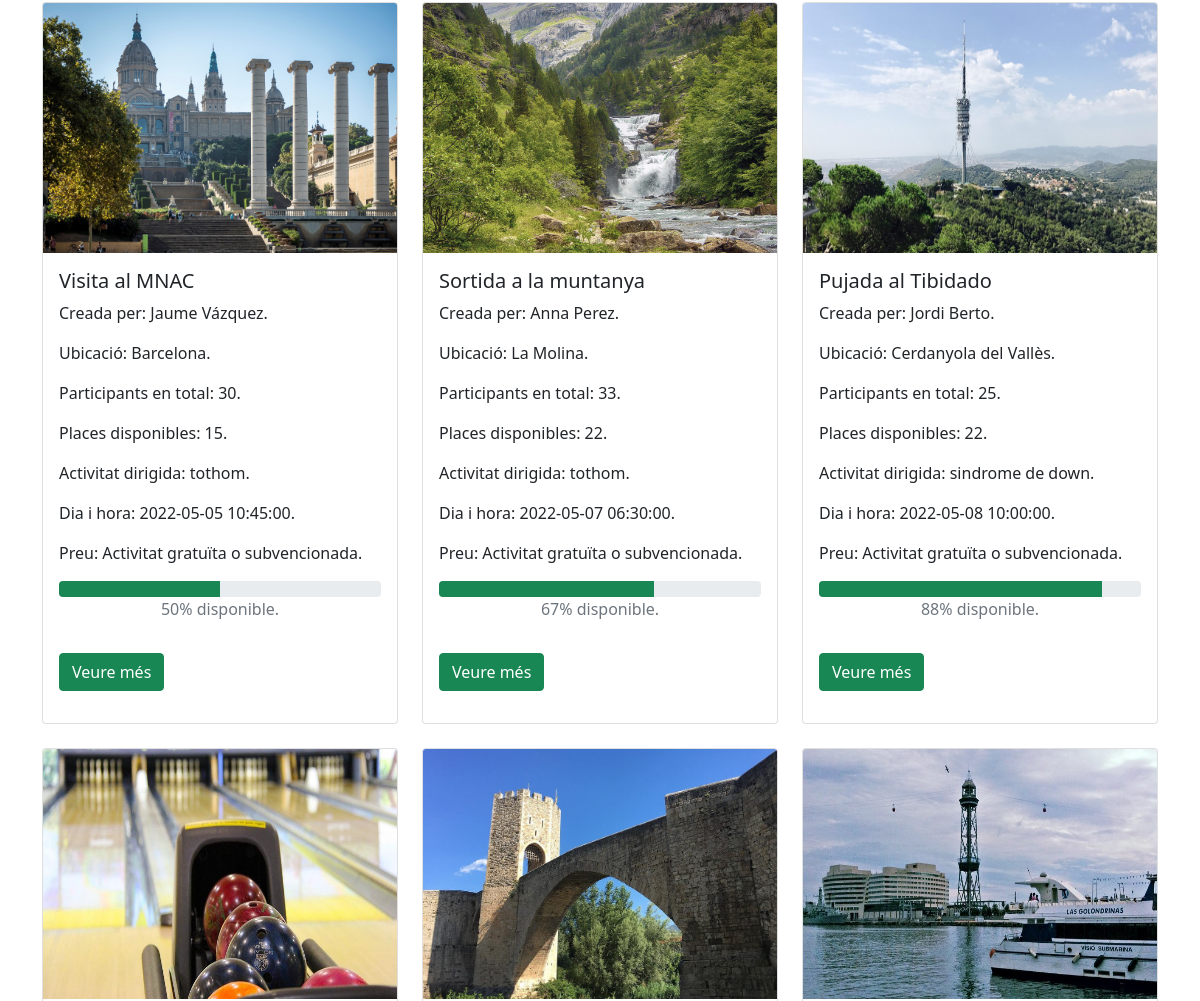
/Projecte3/index.php (middle part), run on an earlier commit of the app's database.
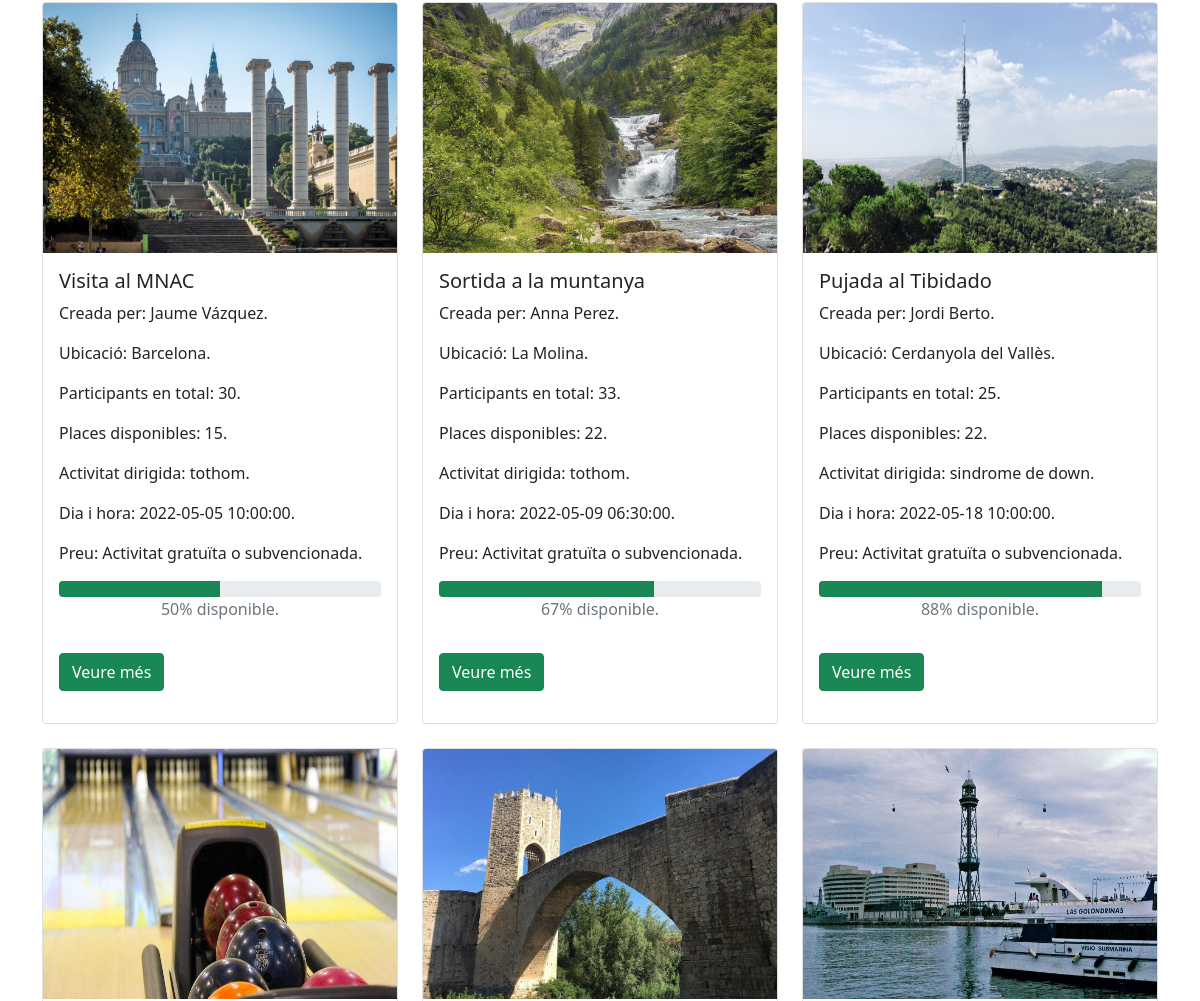
And on a later commit of the database.
### tables this page shows
CREATE TABLE `activitat` (
  `id` int(11) NOT NULL,
  `id_usuari` int(11) NOT NULL,
  `nom` varchar(50) NOT NULL,
  `ubicacio` varchar(50) NOT NULL,
  `descripcio` text NOT NULL,
  `duracio` int(11) NOT NULL,
  `numero_participants` int(11) NOT NULL,
  `participants_disponibles` int(11) NOT NULL,
  `discapacitat_dirigida` varchar(50) NOT NULL,
  `dia_hora` datetime NOT NULL,
  `preu` int(11) NOT NULL,
  `imatge` varchar(100) NOT NULL,
  `esta_acceptada` int(11) NOT NULL
);

### Projecte3/index.php (the view, shortened to what the changed rows need)
<?php
    include "servidor/connexio.php";
?>
<!doctype html>
<html lang="es">
<head>
    <?php
        include "codi_repetit/head.php";
    ?>
</head>
<body>
    <main>
        <div class="container">
            <section id="activitats">
                <div class="row">
                    <?php
                        $data_ara = date("Y-m-d H:i:s");
                        $sql = "SELECT * FROM activitat WHERE dia_hora >= '$data_ara' AND esta_acceptada = 1 AND participants_disponibles > 0 ORDER BY dia_hora ASC LIMIT 6";
                        $result = $connexio->query($sql);
                        if ($result->num_rows > 0) {
                            while($row = $result->fetch_assoc()) {
                                ?>
                                    <div class="col-lg-4 mb-4">
                                        <div class="card">
                                            <?php
                                                echo "<img src='imatges/activitats/". $row["imatge"] ."' alt='". $row["nom"] ."' class='card-img-top' height='250'>";
                                            ?>
                                            <div class="card-body">
                                                <h5 class="card-title">
                                                    <?php
                                                        echo $row["nom"];
                                                    ?>
                                                </h5>
                                                <p class="card-text">
                                                    Creada per:
                                                    <?php
                                                        $sql_usuari = "SELECT nom FROM usuari WHERE id=" . $row["id_usuari"];
                                                        $resultat_usuari = $connexio->query($sql_usuari);
                                                        if ($resultat_usuari->num_rows > 0) {
                                                            while($row_usuari = $resultat_usuari->fetch_assoc()) {
                                                                echo $row_usuari["nom"] . ".";
                                                            }
                                                        } else {
                                                            echo "Usuari desconegut.";
                                                        }
                                                    ?>
                                                </p>
                                                <p class="card-text">
                                                    Ubicació:
                                                    <?php
                                                        echo $row["ubicacio"] . ".";
                                                    ?>
                                                </p>
                                                <p class="card-text">
                                                    Participants en total:
                                                    <?php
                                                        echo $row["numero_participants"] . ".";
                                                    ?>
                                                </p>
                                                <p class="card-text">
                                                    Places disponibles:
                                                    <?php
                                                        echo $row["participants_disponibles"] . ".";
                                                    ?>
                                                </p>
                                                <p class="card-text">
                                                    Activitat dirigida:
                                                    <?php
                                                        echo $row["discapacitat_dirigida"] . ".";
                                                    ?>
                                                </p>
                                                <p class="card-text">
                                                    Dia i hora:
                                                    <?php
                                                        echo $row["dia_hora"] . ".";
                                                    ?>
                                                </p>
                                                <p class="card-text">
                                                    Preu:
                                                    <?php
                                                        if($row["preu"] == 0) {
                                                            echo "Activitat gratuïta o subvencionada.";
                                                        } else {
                                                            echo $row["preu"] . "€.";
                                                        }
                                                    ?>
                                                </p>
                                                <div class="progress">
                                                    <?php
                                                        $barra_progres = ($row["participants_disponibles"] / $row["numero_participants"]) * 100;
                                                        echo "<div class='progress-bar bg-success' role='progressbar' style='width: $barra_progres%' aria-valuenow='$barra_progres' aria-valuemin='0' aria-valuemax='100'></div>";
                                                    ?>
                                                </div>
                                                <?php
                                                    echo "<p class='text-center text-muted'>" . round($barra_progres) . "% disponible.";
                                                ?>
                                                <div class="veuremes">
                                                    <a href="detalls_activitat.php?id=<?php echo $row["id"]?>" class="btn btn-success">Veure més</a>
                                                </div>
                                            </div>
                                        </div>
                                    </div>
                                <?php
                            }
                        }
                    ?>
                </div>
            </section>
        </div>
    </main>
</body>
</html>

What changed in the data, as far as the page shows it:
changed activitat "Visita al MNAC": dia_hora "2022-05-05 10:45:00" → "2022-05-05 10:00:00"
changed activitat "Sortida a la muntanya": dia_hora "2022-05-07 06:30:00" → "2022-05-09 06:30:00"
changed activitat "Pujada al Tibidado": dia_hora "2022-05-08 10:00:00" → "2022-05-18 10:00:00"
